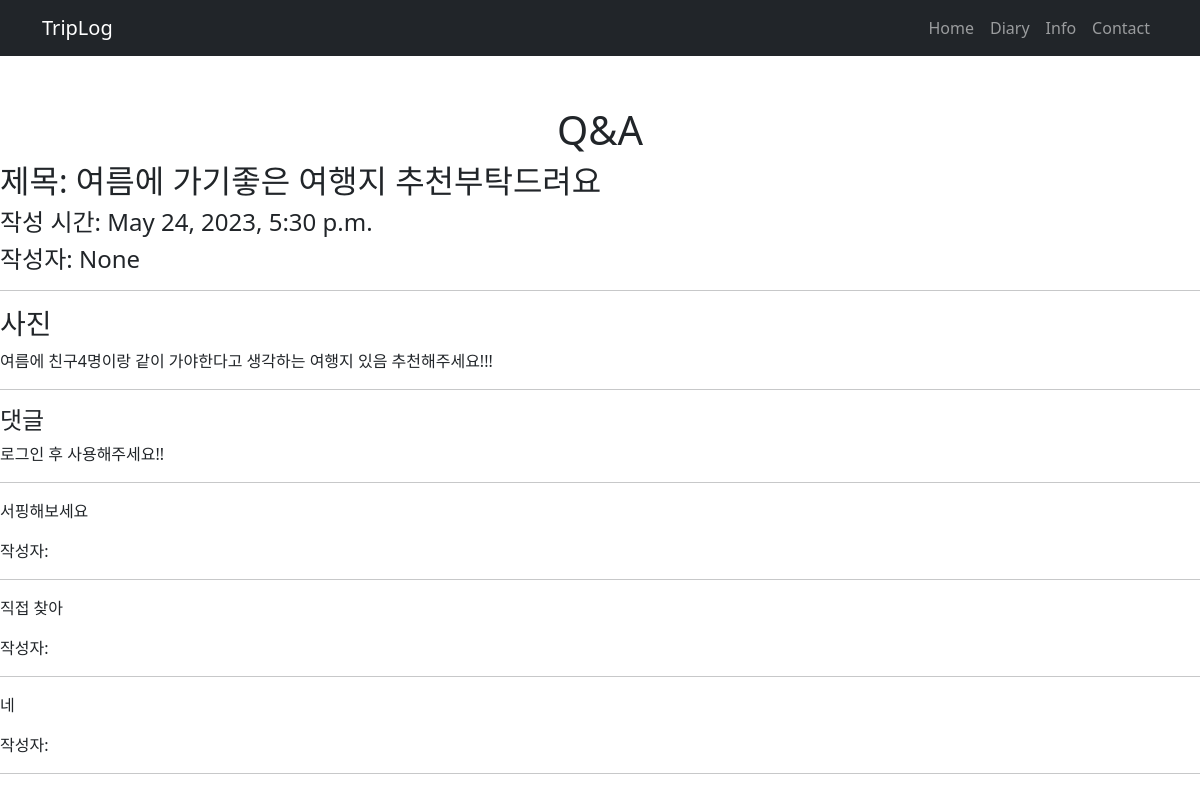
The app's page /contact/post_detail/15/, older data.
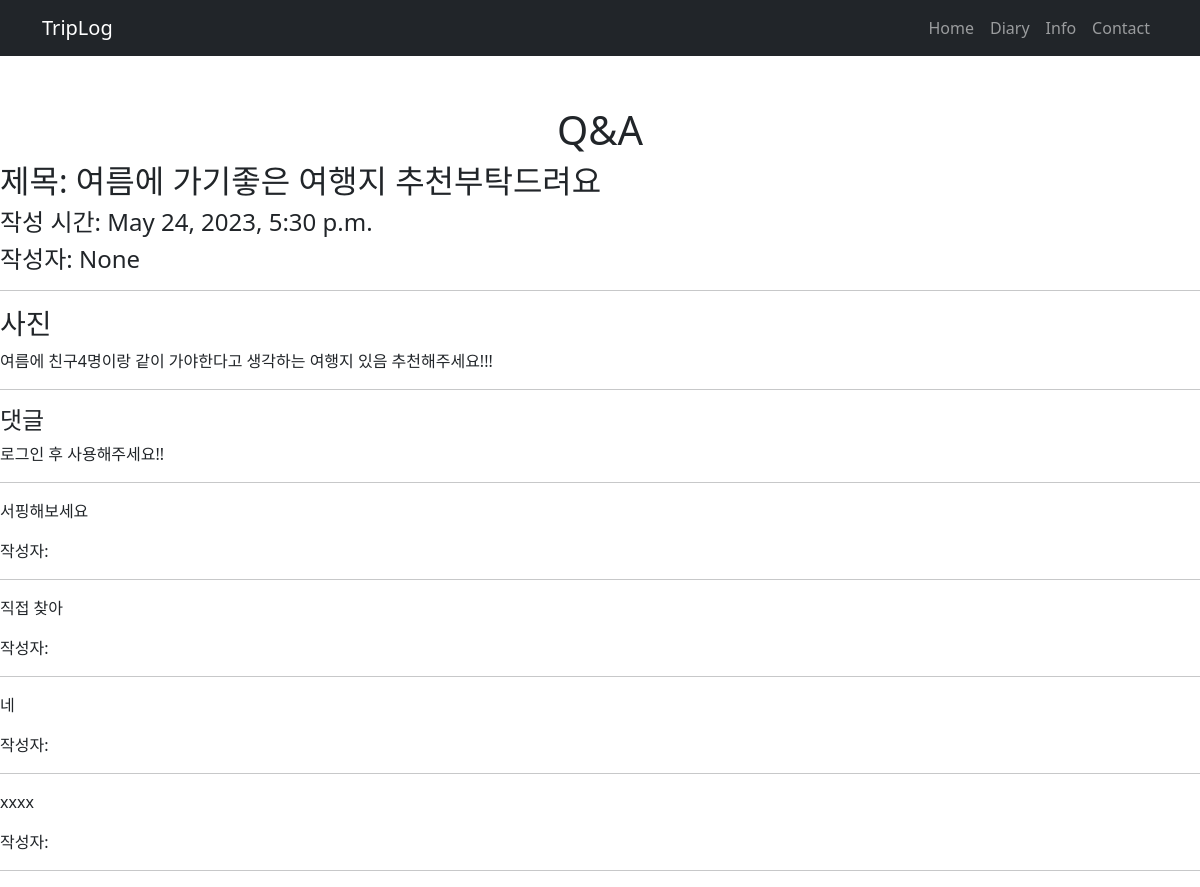
The same page, newer data.
### contact/models.py (models this page shows)
class Comment(models.Model):
    comment = models.CharField(max_length=200)
    date = models.DateTimeField(auto_now_add=True)
    article = models.ForeignKey(Post, on_delete=models.CASCADE)
    def __str__(self):
        return self.comment

### contact/views.py (the view)
# urls.py: path('post_detail/<int:id>/', views.post_detail, name='post_detail'),
def post_detail(request, id):
    post = get_object_or_404(Post, pk=id)
    comment_form = CommentForm()
    context={
        'post':post,
        'comment_form' : comment_form
    }
    return render(request, 'post_detail.html', context)

### contact/templates/post_detail.html (shortened to what this page needs)
{% extends "diaryhome.html" %}
{% load static %}
{% block content %}
<div style="display: flex; justify-content: center; padding-top: 50px">
    <h1>Q&A</h1>
</div>
<h2>제목: {{post.title}} </h2>
<h4>작성 시간: {{post.created_at}} </h4>
<h4>작성자: {{ post.author }}</h4>
<hr>
<h3>사진</h3>
<p> {{post.body}} </p>
<hr>
<h4>댓글</h4>
{% if user.is_authenticated %}
<form method="POST" action="{% url 'create_comment' post.id %}">
    {% csrf_token %}
    {{comment_form}}
    <input type="submit">
</form>
{% else %}
로그인 후 사용해주세요!!
{% endif %}
<hr>
{% for comment in post.comment_set.all %}
<p>{{ comment }}</p>
<p>작성자: {{ comment.author }}</p>
<hr>
{% endfor %}
{% endblock %}

Row changes from the older to the newer data that the page shows:
added Comment: comment "xxxx"
